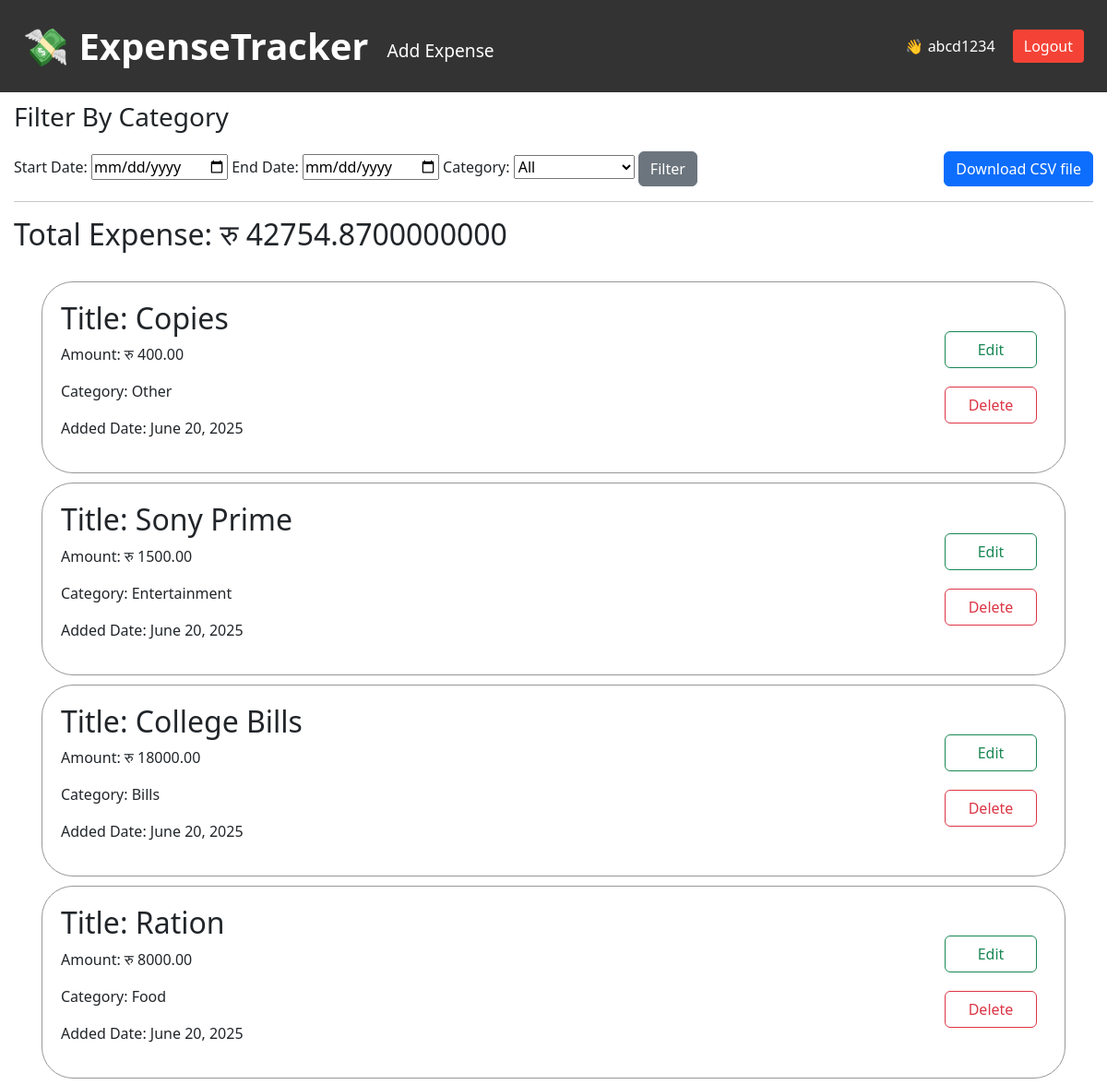
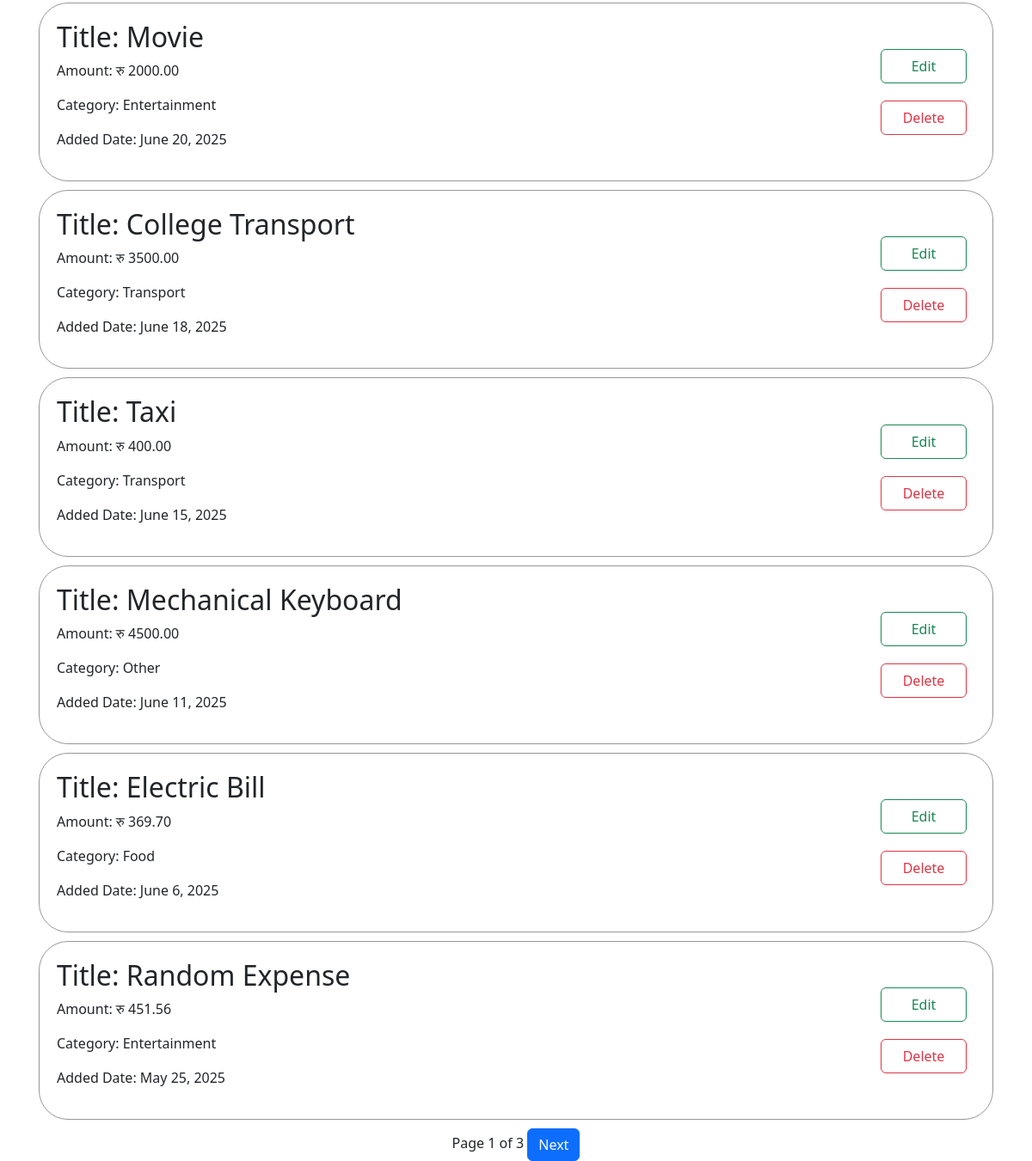
/expense/ (signed in), run on an earlier commit of the app's database (2 pictures, top to bottom).
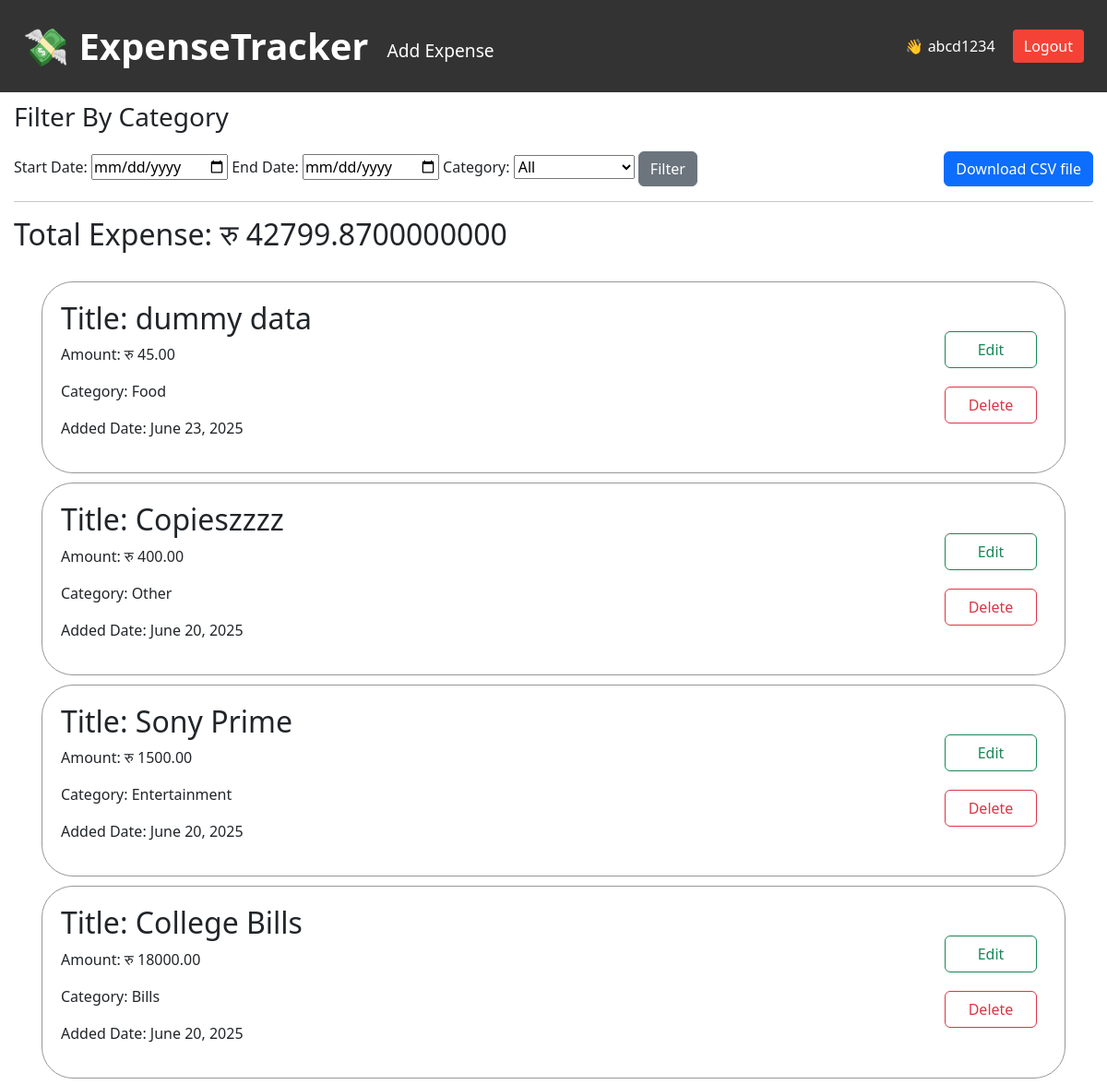
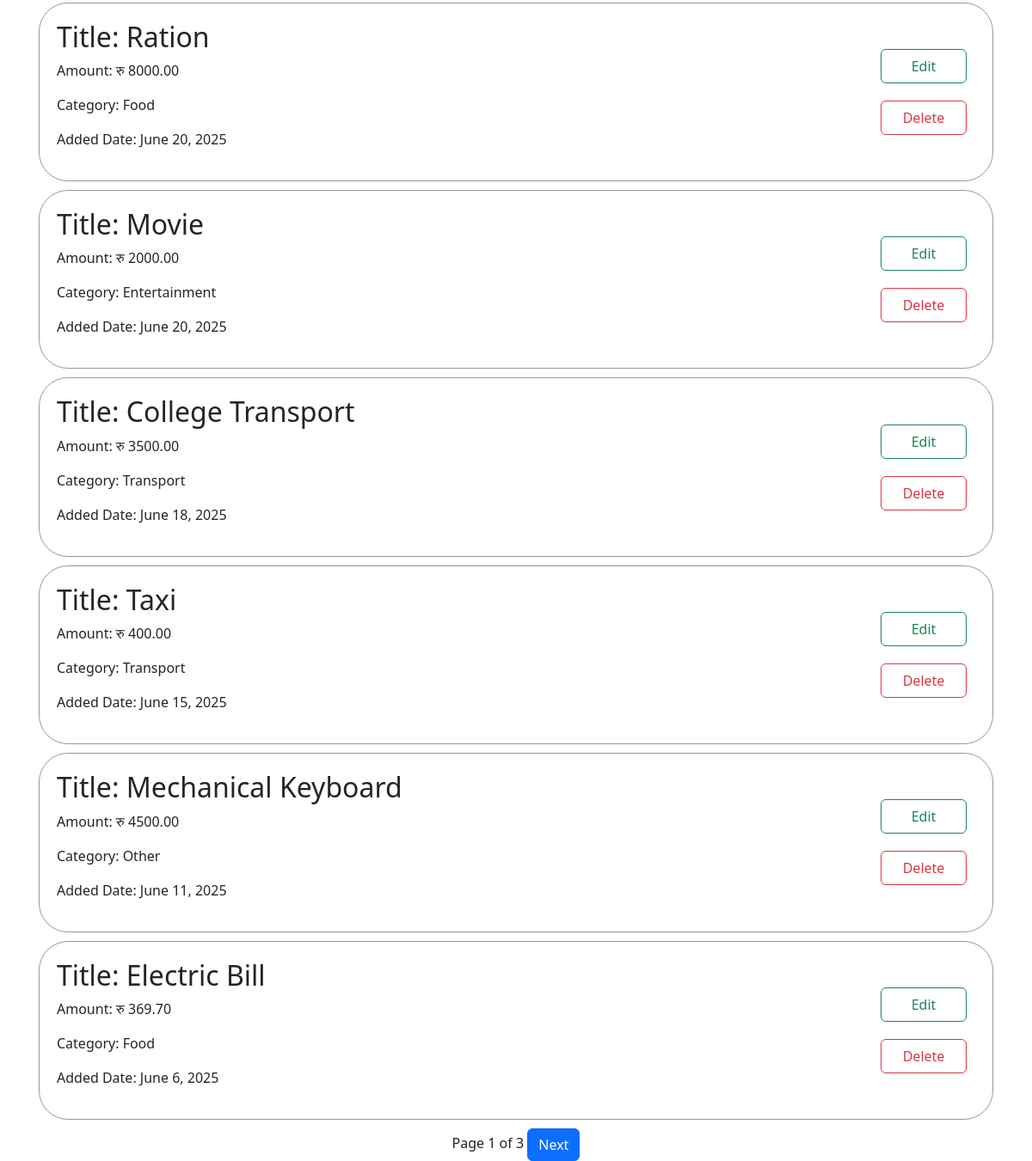
And on a later commit of the database (2 pictures, top to bottom).
### expenses/models.py (models this page shows, shortened)
class Expense(models.Model):
    user=models.ForeignKey(User,on_delete=models.CASCADE)
    title=models.CharField(max_length=100)
    amount=models.DecimalField(max_digits=10,decimal_places=2)
    category=models.CharField(max_length=50,choices=CATEGORY_CHOICES)
    date=models.DateField()

### expenses/views.py (the view)
# urls.py: path('',views.expense_list,name='expense_list'),
@login_required
def expense_list(request):
    expense=Expense.objects.filter(user=request.user)
    category=request.GET.get('category')
    start_date=request.GET.get('start_date')
    end_date=request.GET.get('end_date')
    if category:
        expense=expense.filter(category=category).order_by('-date')
    if start_date:
        expense=expense.filter(date__gte=start_date)
    if end_date:
        expense=expense.filter(date__lte=end_date)
    expense=expense.order_by('-date')
    p= Paginator(expense,10)
    page_number= request.GET.get('page')
    page_obj=p.get_page(page_number)
    total_expenses=expense.aggregate(total=Sum('amount'))['total'] or 0
    context={'expense':expense,'total_expenses':total_expenses,'category':category,'start_date': start_date,
        'end_date': end_date,'page_obj':page_obj}
    return render(request,'expenses/expense.html',context)

### expenses/templates/expenses/expense.html (shortened to what this page needs)
{% extends 'expenses/base.html' %}
{% block content %}
<div style="padding: 110px 15px 0px 0px; margin-left: 15px;">
    <div>
        <h3>Filter By Category</h3>
        <div style="display: flex; justify-content: space-between; margin-top: 20px;">
            <form action="{% url 'expense_list' %}" method="get">
                <label>Start Date:</label>
                <input type="date" name="start_date" value="{{ start_date }}">
                <label>End Date:</label>
                <input type="date" name="end_date" value="{{ end_date }}">
                <label>Category:</label>
                <select name="category">
                    <option value="">All</option>
                </select>
                <button type="submit onsubmit="return confirm('Confirm you want to delete the item?')"" class="btn btn-secondary">Filter</button>
            </form>
            <form action="{% url 'filtered_csv' %}">
                <button class="btn btn-primary">Download CSV file</button>
            </form>
        </div>
    </div>
    <hr>
    <h2>Total Expense: रु {{ total_expenses }}</h2>
    <br>
    <div style="padding-left: 30px; padding-right: 30px;">
        {% for x in page_obj %}
        <div
            style="display: flex; flex-direction: row; justify-content: space-between; border: 1px solid rgb(153, 151, 151); padding: 20px; margin-bottom: 10px; border-radius: 34px;">
            <div>
                <h2>Title: {{ x.title }}</h2>
                <p>Amount: रु {{ x.amount }}</p>
                <p>Category: {{ x.category }}</p>
                <p>Added Date: {{ x.date }}</p>
            </div>
            <div style="display: flex; flex-direction: column; align-items: center; justify-content:center; padding-right:10px">
                <form action="{% url 'edit' x.id %}">
                    <button type="submit" class="btn btn-outline-success" style="width: 100px; height: 40px; margin-bottom: 10px;">Edit</button>
                </form>
                <form action="{% url 'delete' x.id %}" onsubmit="return confirm('Confirm you want to delete the item?')">
                    <button type="submit" class="btn btn-outline-danger" style="width: 100px; height: 40px; margin-top: 10px;">Delete</button>
                </form>
            </div>
        </div>
        {% empty %}
        <p>No expenses found for the selected filter.</p>
        {% endfor %}
        <div style="text-align: center;">
            Page {{page_obj.number}} of {{ page_obj.paginator.num_pages }}
            {% if page_obj.has_next %}
            <a href="?page={{ page_obj.next_page_number }}" class="btn btn-primary">Next</a>
            {% endif %}
        </div>
    </div>
</div>
{% endblock %}

### expenses/templates/expenses/base.html (shortened to what this page needs)
<!DOCTYPE html>
<html lang="en">
<head>
  <link href="https://cdn.jsdelivr.net/npm/bootstrap@5.3.7/dist/css/bootstrap.min.css" rel="stylesheet"
>
</head>
<body>
  {% include 'expenses/navbar.html' %}
  {% block content %}
  {% endblock %}
</body>
</html>

### expenses/templates/expenses/navbar.html (shortened to what this page needs)
<nav style="
    display: flex;
    justify-content: space-between;
    align-items: center;
    background-color: #333;
    padding: 10px 25px;
    color: white;
    height: 100px;
    position: fixed;
    width: 100%;
    top: 0;
    left: 0;
    transition: top 0.3s ease;
    z-index: 1000;
">
  <div style="display: flex; align-items: center;">
      <a href="{% url 'expense_list' %}" style="color: white; font-weight: bold; font-size:40px; text-decoration: none; margin-right: 20px;">
          💸 ExpenseTracker
      </a>
      {% if user.is_authenticated %}
          <a href="{% url 'add_expense' %}" style="color: white; text-decoration: none; margin-right: 15px; font-size: larger; margin-top:10px">Add Expense</a>
      {% endif %}
  </div>
  <div>
      {% if user.is_authenticated %}
          <a href="{% url 'dashboard' %}" style="color: white; text-decoration: none;"><span style="margin-right: 15px;">👋 {{ user.username }}</span></a>
          <form action="{% url 'logout' %}" method="post" style="display: inline;">
              <button type="submit" style="background-color: #f44336; color: white; border: none; padding: 6px 12px; border-radius: 4px; cursor: pointer;">
                  Logout
              </button>
          </form>
      {% else %}
          <a href="{% url 'login' %}" style="color: white; text-decoration: none; margin-right: 15px;">Login</a>
          <a href="{% url 'register' %}" style="color: white; text-decoration: none;">Register</a>
      {% endif %}
  </div>
</nav>

### expenses/templates/expenses/base.html (style rules this page uses)
* { box-sizing: border-box; }
body { margin: 0; padding: 0; }

What changed in the data, as far as the page shows it:
no longer on this page (row unchanged): Expense: title "Random Expense", amount "451.56", category "Entertainment", date "May 25, 2025"
added Expense: title "dummy data", amount "45.00", category "Food", date "June 23, 2025"
changed Expense: title "Copies" → "Copieszzzz"
Also different on the page:
{{ total_expenses }}: "42754.8700000000" → "42799.8700000000"
